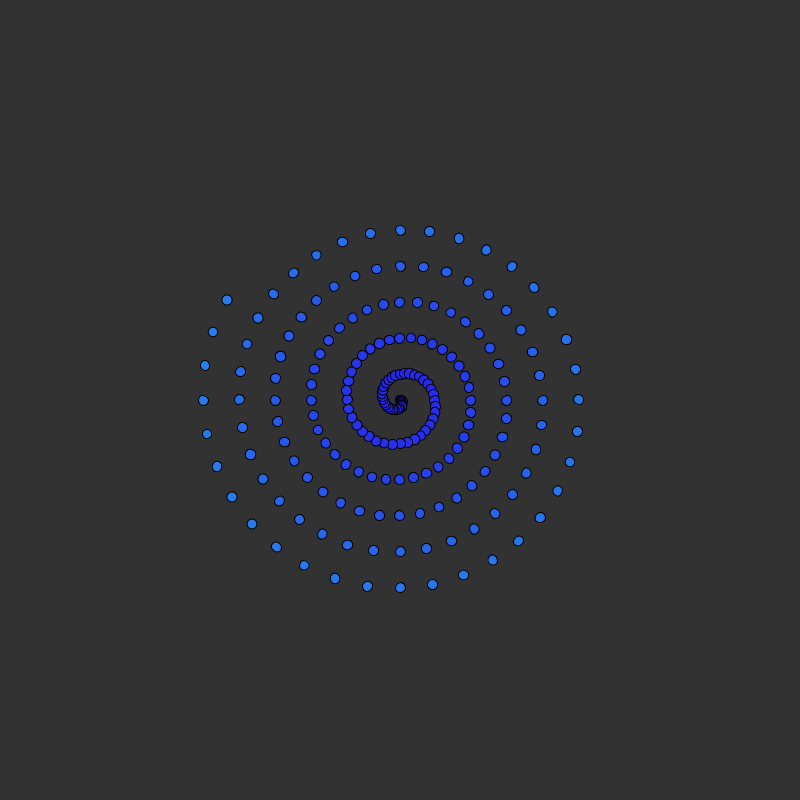
Frame 1 (no input)
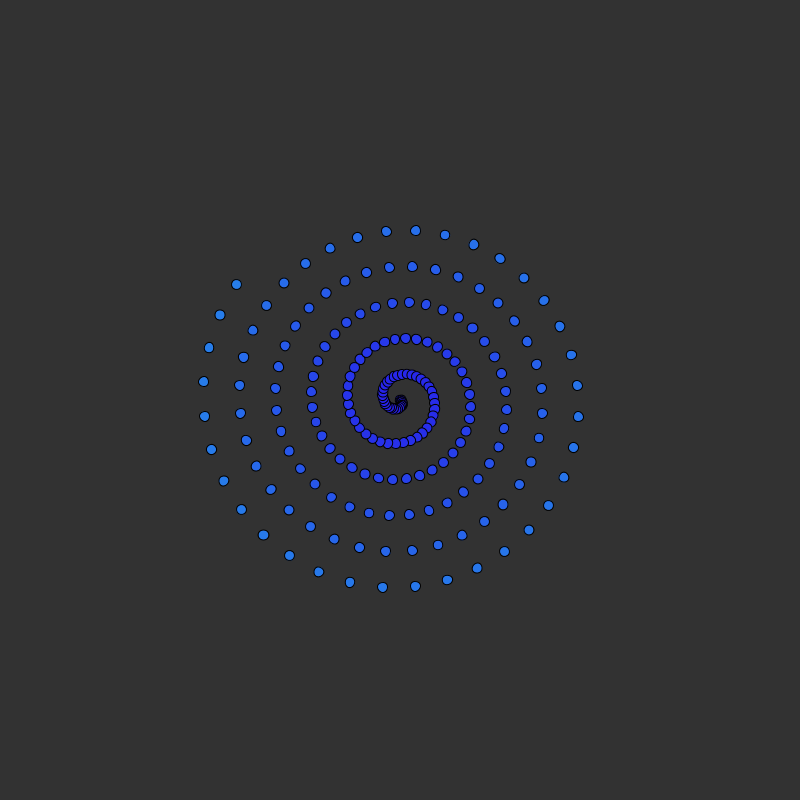
Frame 60 (the mouse pressed at the canvas centre just before this capture)
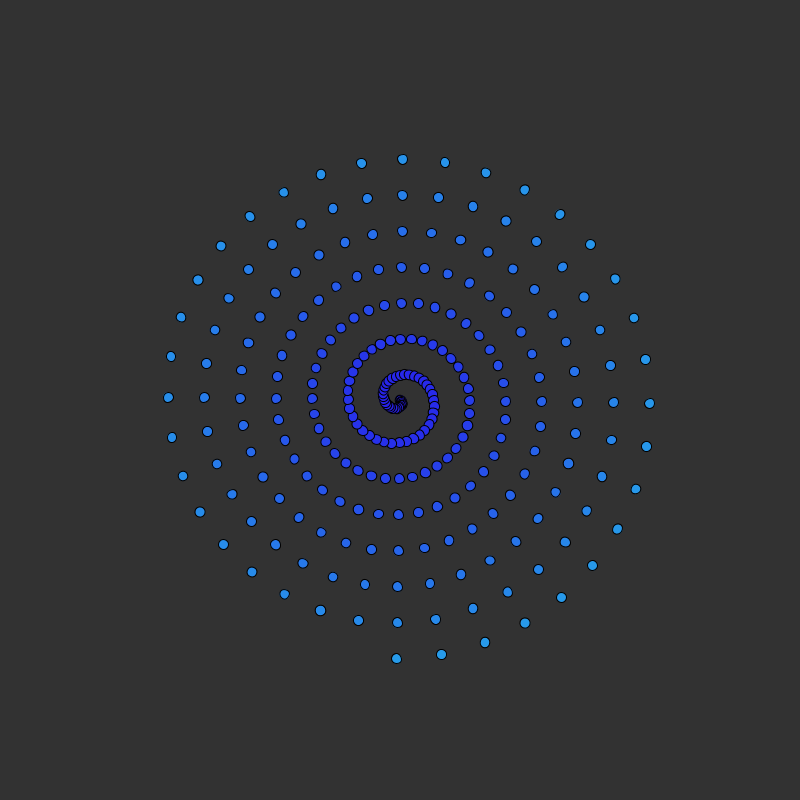
Frame 120 (the mouse held since frame 60 and released just before this capture)

The Processing sketch that drew these frames (run headless with seeded random() and noise(); from frame 60 on, the mouse is pressed at the canvas centre):

// Processing sketch: recursionProject
// ── recursionProject.pde
float sourceAngle = 10;
boolean newCircle, fastRotate;
int total;
float[] colors = {39, 26, 234};

void setup() {
  size(800, 800);
  background(50);
  total = 200;
}


void draw() {
  background(50);
  generateFractal(width/2, height/2, 50, sourceAngle, 0, colors);
  
  if (newCircle) {
    total++;
  }
  
  if (fastRotate) {
    sourceAngle+=2;
  } else {
    sourceAngle+=.09;
  }
}


void mousePressed() {
  newCircle = true;
}

void mouseReleased() {
  newCircle = false;
}

void keyPressed() {
  if (key == ' ') {
    fastRotate = true;
  }
}

void keyReleased() {
  if (key == ' ') {
    if (fastRotate) {
      fastRotate=!fastRotate;
    }
  }
}


void generateFractal(float x, float y, int size, float angle, int num, float[] colors) {
  pushMatrix();
  translate(x, y);
  rotate(radians(angle));
  fill(colors[0], colors[1], colors[2]);
  ellipse(num, 0, 10, 10);
  popMatrix();
  if (num < total) {
    num+=1;
    angle+=10;
    float[] c = {colors[0], colors[1]+.5, colors[2]};
    generateFractal(x, y, size, angle, num, c);
  }
}
